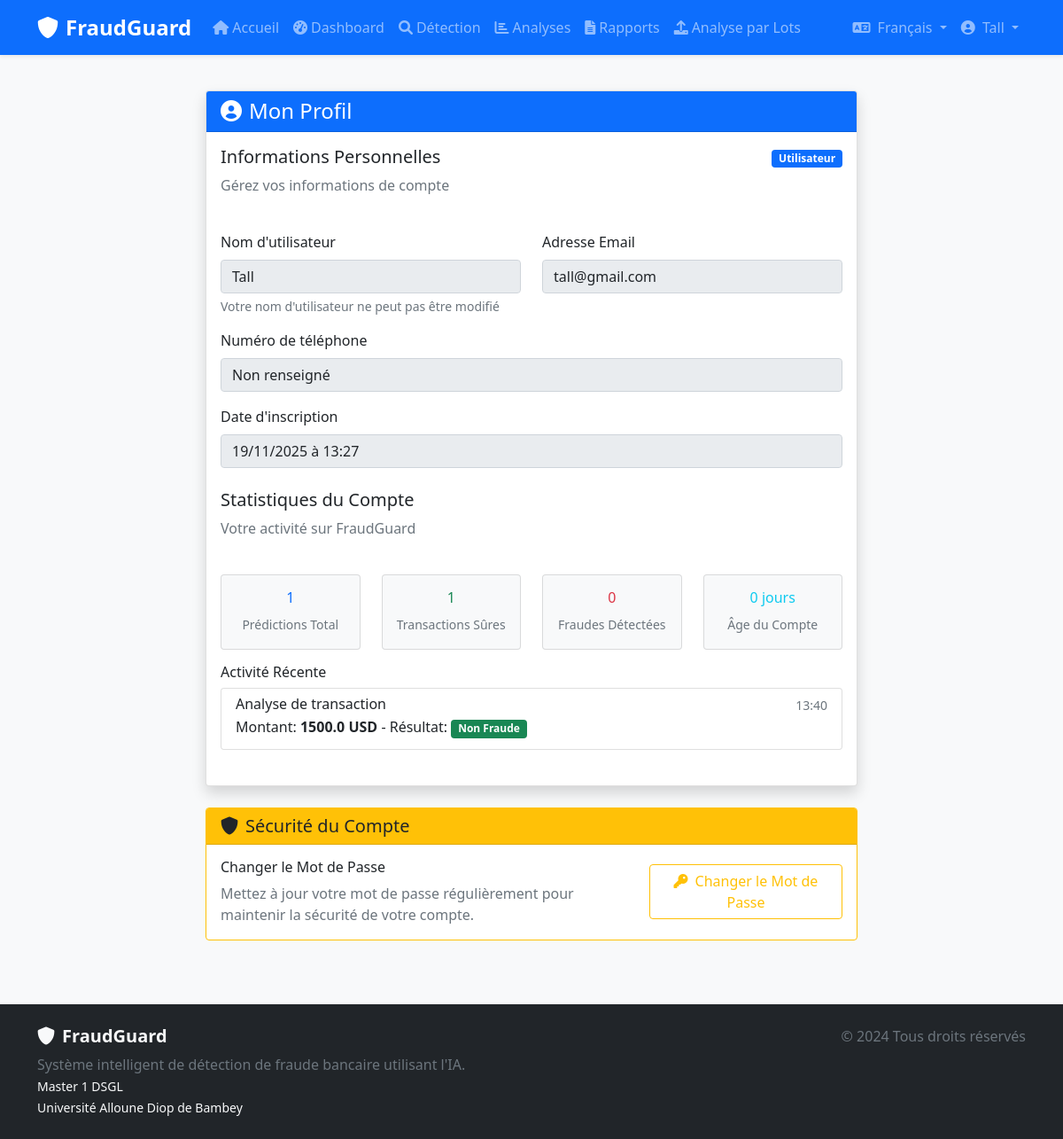
The page /user-profile (signed in) on the database its author committed.
### app.py (models this page shows)
class User(UserMixin, db.Model):
    id = db.Column(db.Integer, primary_key=True)
    username = db.Column(db.String(80), unique=True, nullable=False)
    email = db.Column(db.String(120), unique=True, nullable=False)
    password_hash = db.Column(db.String(120), nullable=False)
    phone = db.Column(db.String(20))
    created_at = db.Column(db.DateTime, default=datetime.utcnow)
    is_admin = db.Column(db.Boolean, default=False)
    is_active = db.Column(db.Boolean, default=True)
    language = db.Column(db.String(5), default='fr')
    last_login = db.Column(db.DateTime)
    predictions = db.relationship('PredictionHistory', backref='user', lazy=True)
    alerts = db.relationship('Alert', backref='user', lazy=True)

class PredictionHistory(db.Model):
    id = db.Column(db.Integer, primary_key=True)
    user_id = db.Column(db.Integer, db.ForeignKey('user.id'), nullable=False)
    transaction_data = db.Column(db.Text, nullable=False)
    prediction = db.Column(db.String(50), nullable=False)
    confidence = db.Column(db.Float, nullable=False)
    amount = db.Column(db.Float)
    currency = db.Column(db.String(10), default='USD')
    transaction_date = db.Column(db.DateTime, default=datetime.utcnow)
    created_at = db.Column(db.DateTime, default=datetime.utcnow)
    is_fraud_confirmed = db.Column(db.Boolean, default=None)

### app.py (the view)
@app.route('/user-profile')
@login_required
def user_profile():
    total_predictions = PredictionHistory.query.filter_by(user_id=current_user.id).count()
    safe_predictions = PredictionHistory.query.filter_by(user_id=current_user.id, prediction='Non Fraude').count()
    fraud_predictions = PredictionHistory.query.filter_by(user_id=current_user.id, prediction='Fraude').count()
    recent_predictions = PredictionHistory.query.filter_by(user_id=current_user.id)\
        .order_by(PredictionHistory.created_at.desc())\
        .limit(5)\
        .all()
    account_age = (datetime.utcnow() - current_user.created_at).days
    return render_template('profile.html',
                         total_predictions=total_predictions,
                         safe_predictions=safe_predictions,
                         fraud_predictions=fraud_predictions,
                         recent_predictions=recent_predictions,
                         account_age=account_age)

### app.py (called while the page is built)
@login_manager.user_loader
def load_user(user_id):
    return User.query.get(int(user_id))

def _(text):
    locale = get_locale()
    return TRANSLATIONS.get(locale, {}).get(text, text)

def get_locale():
    try:
        if current_user.is_authenticated and hasattr(current_user, 'language') and current_user.language:
            return current_user.language
    except:
        pass
    if 'language' in session and session['language'] in ['fr', 'en']:
        return session['language']
    return 'fr'  # Français par défaut

@app.context_processor
def utility_processor():
    return dict(_=_, get_locale=get_locale)

### templates/profile.html (shortened to what this page needs)
{% extends "base.html" %}
{% block content %}
<div class="container py-4">
    <div class="row">
        <div class="col-lg-8 mx-auto">
            <div class="card shadow">
                <div class="card-header bg-primary text-white">
                    <h4 class="card-title mb-0">
                        <i class="fas fa-user-circle me-2"></i>Mon Profil
                    </h4>
                </div>
                <div class="card-body">
                    <div class="row mb-4">
                        <div class="col-md-8">
                            <h5>Informations Personnelles</h5>
                            <p class="text-muted">Gérez vos informations de compte</p>
                        </div>
                        <div class="col-md-4 text-end">
                            <span class="badge bg-{% if current_user.is_admin %}danger{% else %}primary{% endif %}">
                                {% if current_user.is_admin %}Administrateur{% else %}Utilisateur{% endif %}
                            </span>
                        </div>
                    </div>
                    <div class="row">
                        <div class="col-md-6 mb-3">
                            <label class="form-label">Nom d'utilisateur</label>
                            <input type="text" class="form-control" value="{{ current_user.username }}" readonly>
                            <div class="form-text">Votre nom d'utilisateur ne peut pas être modifié</div>
                        </div>
                        <div class="col-md-6 mb-3">
                            <label class="form-label">Adresse Email</label>
                            <input type="email" class="form-control" value="{{ current_user.email }}" readonly>
                        </div>
                    </div>
                    <div class="mb-3">
                        <label class="form-label">Numéro de téléphone</label>
                        <input type="text" class="form-control" value="{{ current_user.phone or 'Non renseigné' }}" readonly>
                    </div>
                    <div class="mb-3">
                        <label class="form-label">Date d'inscription</label>
                        <input type="text" class="form-control"
                               value="{{ current_user.created_at.strftime('%d/%m/%Y à %H:%M') }}" readonly>
                    </div>
                    <div class="row mb-4 mt-4">
                        <div class="col-12">
                            <h5>Statistiques du Compte</h5>
                            <p class="text-muted">Votre activité sur FraudGuard</p>
                        </div>
                    </div>
                    <div class="row">
                        <div class="col-md-3 mb-3">
                            <div class="card bg-light">
                                <div class="card-body text-center">
                                    <h6 class="card-title text-primary">{{ total_predictions }}</h6>
                                    <small class="text-muted">Prédictions Total</small>
                                </div>
                            </div>
                        </div>
                        <div class="col-md-3 mb-3">
                            <div class="card bg-light">
                                <div class="card-body text-center">
                                    <h6 class="card-title text-success">{{ safe_predictions }}</h6>
                                    <small class="text-muted">Transactions Sûres</small>
                                </div>
                            </div>
                        </div>
                        <div class="col-md-3 mb-3">
                            <div class="card bg-light">
                                <div class="card-body text-center">
                                    <h6 class="card-title text-danger">{{ fraud_predictions }}</h6>
                                    <small class="text-muted">Fraudes Détectées</small>
                                </div>
                            </div>
                        </div>
                        <div class="col-md-3 mb-3">
                            <div class="card bg-light">
                                <div class="card-body text-center">
                                    <h6 class="card-title text-info">{{ account_age }} jours</h6>
                                    <small class="text-muted">Âge du Compte</small>
                                </div>
                            </div>
                        </div>
                    </div>
                    <div class="row mb-4">
                        <div class="col-12">
                            <h6>Activité Récente</h6>
                            <div class="list-group">
                                {% if recent_predictions %}
                                    {% for pred in recent_predictions %}
                                    <div class="list-group-item">
                                        <div class="d-flex w-100 justify-content-between">
                                            <h6 class="mb-1">Analyse de transaction</h6>
                                            <small class="text-muted">{{ pred.created_at.strftime('%H:%M') }}</small>
                                        </div>
                                        <p class="mb-1">
                                            Montant: <strong>{{ pred.amount }} {{ pred.currency }}</strong> -
                                            Résultat:
                                            <span class="badge bg-{{ 'danger' if pred.prediction == 'Fraude' else 'success' }}">
                                                {{ pred.prediction }}
                                            </span>
                                        </p>
                                    </div>
                                    {% endfor %}
                                {% else %}
                                    <div class="list-group-item">
                                        <p class="text-muted text-center mb-0">Aucune activité récente</p>
                                    </div>
                                {% endif %}
                            </div>
                        </div>
                    </div>
                </div>
            </div>
            <div class="card border-warning mt-4">
                <div class="card-header bg-warning text-dark">
                    <h5 class="card-title mb-0">
                        <i class="fas fa-shield-alt me-2"></i>Sécurité du Compte
                    </h5>
                </div>
                <div class="card-body">
                    <div class="row align-items-center">
                        <div class="col-md-8">
                            <h6>Changer le Mot de Passe</h6>
                            <p class="text-muted mb-0">
                                Mettez à jour votre mot de passe régulièrement pour maintenir la sécurité de votre compte.
                            </p>
                        </div>
                        <div class="col-md-4 text-end">
                            <button type="button" class="btn btn-outline-warning" data-bs-toggle="modal" data-bs-target="#changePasswordModal">
                                <i class="fas fa-key me-2"></i>Changer le Mot de Passe
                            </button>
                        </div>
                    </div>
                </div>
            </div>
        </div>
    </div>
</div>
{% endblock %}

### templates/base.html (shortened to what this page needs)
<!DOCTYPE html>
<html lang="{{ get_locale() }}">
<head>
    <link href="https://cdn.jsdelivr.net/npm/bootstrap@5.1.3/dist/css/bootstrap.min.css" rel="stylesheet">
    <link rel="stylesheet" href="https://cdnjs.cloudflare.com/ajax/libs/font-awesome/6.0.0/css/all.min.css">
    <link rel="stylesheet" href="{{ url_for('static', filename='css/style.css') }}">
</head>
<body class="d-flex flex-column min-vh-100">
    {% include 'navbar.html' %}
    <main class="flex-grow-1">
        {% block content %}{% endblock %}
    </main>
    <footer class="bg-dark text-light py-4 mt-5">
        <div class="container">
            <div class="row">
                <div class="col-md-6">
                    <h5 class="fw-bold">
                        <i class="fas fa-shield-alt me-2"></i>FraudGuard
                    </h5>
                    <p class="text-muted mb-0">
                        {{ _('fraudguard_system') }}
                    </p>
                    <small>{{ _('master_dsgl') }}<br>{{ _('university_bambey') }}</small>
                </div>
                <div class="col-md-6 text-md-end">
                    <p class="text-muted mb-0">
                        &copy; 2024 {{ _('all_rights_reserved') }}
                    </p>
                </div>
            </div>
        </div>
    </footer>
</body>
</html>

### templates/navbar.html (shortened to what this page needs)
<nav class="navbar navbar-expand-lg navbar-dark bg-primary shadow-sm">
    <div class="container">
        <a class="navbar-brand fw-bold" href="{{ url_for('index') }}">
            <i class="fas fa-shield-alt me-2"></i>FraudGuard
        </a>
        <div class="collapse navbar-collapse" id="navbarNav">
            <ul class="navbar-nav me-auto">
                <li class="nav-item">
                    <a class="nav-link" href="{{ url_for('index') }}">
                        <i class="fas fa-home me-1"></i>{{ _('home') }}
                    </a>
                </li>
                {% if current_user.is_authenticated %}
                <li class="nav-item">
                    <a class="nav-link" href="{{ url_for('dashboard') }}">
                        <i class="fas fa-tachometer-alt me-1"></i>{{ _('dashboard') }}
                    </a>
                </li>
                <li class="nav-item">
                    <a class="nav-link" href="{{ url_for('prediction') }}">
                        <i class="fas fa-search me-1"></i>{{ _('detection') }}
                    </a>
                </li>
                <li class="nav-item">
                    <a class="nav-link" href="{{ url_for('advanced_analysis') }}">
                        <i class="fas fa-chart-bar me-1"></i>{{ _('analysis') }}
                    </a>
                </li>
                <li class="nav-item">
                    <a class="nav-link" href="{{ url_for('reports_dashboard') }}">
                        <i class="fas fa-file-alt me-1"></i>{{ _('reports') }}
                    </a>
                </li>
                <li class="nav-item">
                    <a class="nav-link" href="{{ url_for('batch_prediction') }}">
                        <i class="fas fa-upload me-1"></i>{{ _('batch_analysis') }}
                    </a>
                </li>
                {% endif %}
            </ul>
            <ul class="navbar-nav">
                <li class="nav-item dropdown">
                    <a class="nav-link dropdown-toggle" href="#" id="languageDropdown" role="button" data-bs-toggle="dropdown">
                        <i class="fas fa-language me-1"></i>
                        {% if get_locale() == 'fr' %}Français{% else %}English{% endif %}
                    </a>
                </li>
                {% if current_user.is_authenticated %}
                <li class="nav-item dropdown">
                    <a class="nav-link dropdown-toggle" href="#" id="navbarDropdown" role="button" data-bs-toggle="dropdown">
                        <i class="fas fa-user-circle me-1"></i> {{ current_user.username }}
                    </a>
                </li>
                {% endif %}
            </ul>
        </div>
    </div>
</nav>

### static/css/style.css (style rules this page uses)
:root { --primary: #2c3e50; --secondary: #3498db; --success: #27ae60; --danger: #e74c3c; --warning: #f39c12; --info: #17a2b8; --light: #f8f9fa; --dark: #343a40; }
body { font-family: 'Segoe UI', Tahoma, Geneva, Verdana, sans-serif; background-color: #f8f9fa; }
.navbar-brand { font-weight: bold; font-size: 1.5rem; }

### rows shown on the page
User: username "Tall", email "tall@gmail.com", phone "Non renseigné", created_at "19/11/2025 à 13:27"
PredictionHistory: created_at "13:40", amount "1500.0", currency "USD", prediction "Non Fraude"

### other values the page prints
{{ total_predictions }} "1"
{{ safe_predictions }} "1"
{{ fraud_predictions }} "0"
